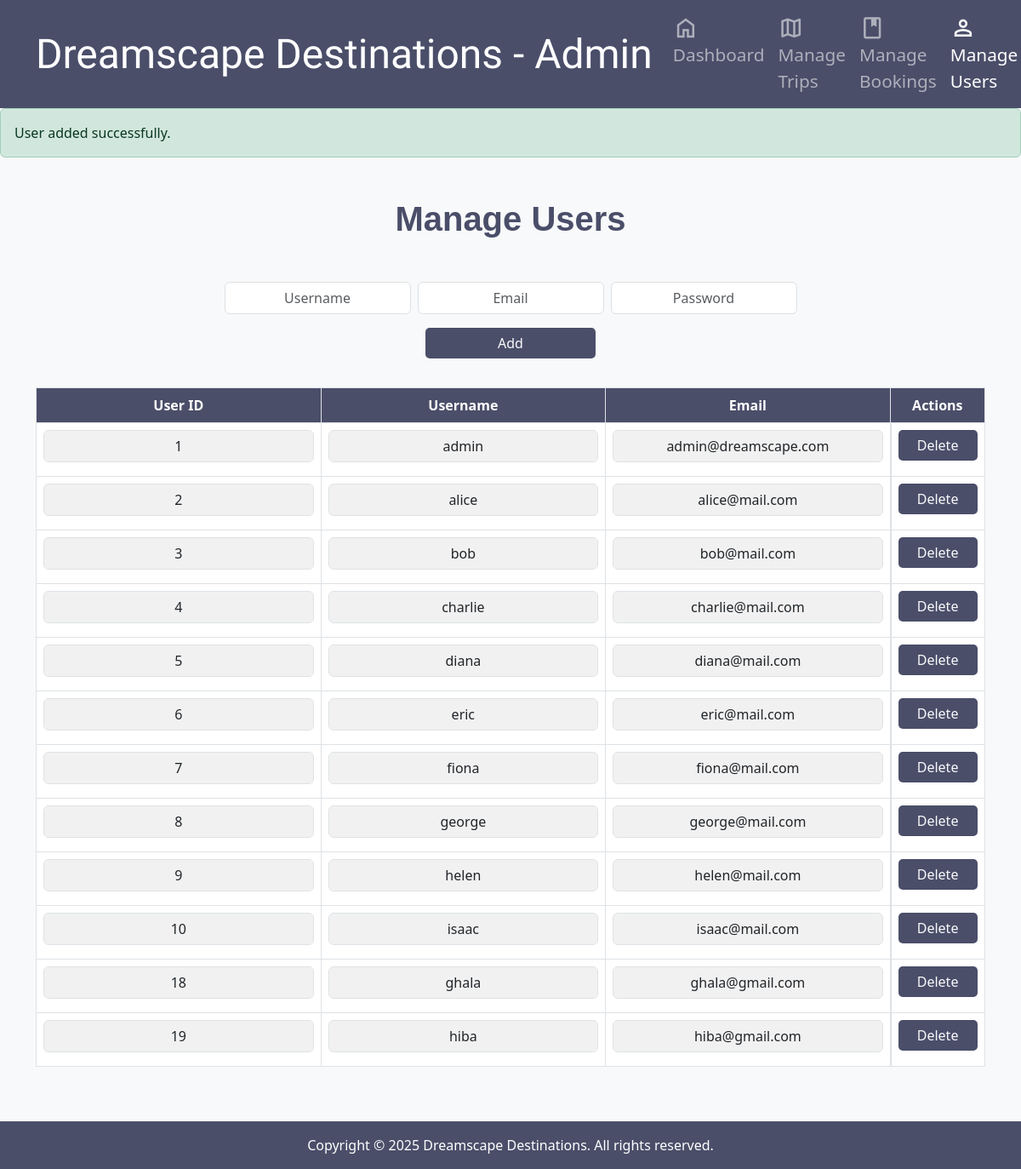
Page /manage_users.php (signed in) on the committed database.
### tables this page shows
CREATE TABLE `users` (
  `user_id` int(11) NOT NULL,
  `username` varchar(50) DEFAULT NULL,
  `password_hash` varchar(255) DEFAULT NULL,
  `email` varchar(100) DEFAULT NULL
);

### manage_users.php (the view, shortened to what this page needs)
<?php
include 'db_config.php';
$sql = "SELECT * FROM users";
$users_result = $conn->query($sql);
?>
<!DOCTYPE html>
<html lang="en">
<head>
  <link rel="stylesheet" href="styles.css">
</head>
<body>
  <nav class="navbar navbar-expand-lg navbar-dark">
    <div class="container">
      <a class="qwigley-regular navbar-brand" href="admin.php">
        Dreamscape Destinations <span>- Admin</span>
      </a>
      <div class="collapse navbar-collapse justify-content-end" id="navbarNav">
        <ul class="navbar-nav">
          <li class="nav-item">
            <a class="nav-link" href="admin.php">
              <span class="material-symbols-outlined">home</span> Dashboard
            </a>
          </li>
          <li class="nav-item">
            <a class="nav-link" href="manage_trips.php">
              <span class="material-symbols-outlined">map</span> Manage Trips
            </a>
          </li>
          <li class="nav-item">
            <a class="nav-link" href="manage_bookings.php">
              <span class="material-symbols-outlined">book</span> Manage Bookings
            </a>
          </li>
          <li class="nav-item">
            <a class="nav-link active" href="manage_users.php">
              <span class="material-symbols-outlined">person</span> Manage Users
            </a>
          </li>
        </ul>
      </div>
    </div>
  </nav>
  <?php if (isset($_SESSION['success'])): ?>
    <div class="alert alert-success" role="alert">
      <?php echo $_SESSION['success']; unset($_SESSION['success']); ?>
    </div>
  <?php endif; ?>
  <div class="container my-5">
    <h2 class="section-title">Manage Users</h2>
    <form id="addUserForm" method="post" class="mb-4 d-flex justify-content-center" onsubmit="return validateAddUserForm()">
      <div style="max-width: 900px; width: 100%; text-align: center;">
        <div class="row g-2 justify-content-center">
          <div class="col-md-3">
            <input type="text" name="username" class="form-control" placeholder="Username" required>
          </div>
          <div class="col-md-3">
            <input type="email" name="email" class="form-control" placeholder="Email" required>
          </div>
          <div class="col-md-3">
            <input type="password" name="password" class="form-control" placeholder="Password" required>
          </div>
        </div>
        <div class="d-flex justify-content-center mt-3" style="width: 100%; margin: 0 auto;">
          <button type="submit" class="btn btn-theme btn-action" style="max-width: 200px; width: 100%;">Add</button>
        </div>
      </div>
    </form>
    <div class="table-responsive">
      <table class="table table-bordered custom-table">
        <thead class="table">
          <tr>
            <th>User ID</th>
            <th>Username</th>
            <th>Email</th>
            <th>Actions</th>
          </tr>
        </thead>
        <tbody>
          <?php while ($user = $users_result->fetch_assoc()): ?>
            <tr>
              <form method="post" id="userForm<?php echo $user['user_id']; ?>">
                <td><input type="text" name="user_id" class="form-control" value="<?php echo $user['user_id']; ?>" readonly></td>
                <td><input type="text" name="username" class="form-control" value="<?php echo htmlspecialchars($user['username']); ?>" readonly></td>
                <td><input type="email" name="email" class="form-control" value="<?php echo htmlspecialchars($user['email']); ?>" readonly></td>
                <td class="action-btn">
                  <button type="button" class="btn btn-theme btn-action" data-bs-toggle="modal" data-bs-target="#deleteModal<?php echo $user['user_id']; ?>">Delete</button>
                </td>
              </form>
            </tr>
          <?php endwhile; ?>
        </tbody>
      </table>
    </div>
  </div>
  <footer class="text-center py-3">
    <p class="mb-0">Copyright &copy; 2025 Dreamscape Destinations. All rights reserved.</p>
  </footer>
</body>
</html>

### styles.css (style rules this page uses)
body { background-color: #f8f9fa; }
.card-title, .section-title, .caption { font-family: 'Trebuchet MS', sans-serif; }
.section-title { font-size: 2.5rem; font-weight: bold; text-align: center; color: #4a4e69; }
.navbar { position: sticky; top: 0; z-index: 1020; background-color: #4a4e69; }
.navbar-brand { font-weight: bold; font-size: 1.5rem; }
.nav-item { font-size: 1.3rem; }
.material-symbols-outlined { font-variation-settings: 'FILL' 0, 'wght' 400, 'GRAD' 0, 'opsz' 24; font-size: 1.9rem; vertical-align: middle; }
.qwigley-regular { font-family: "Qwigley", cursive; font-weight: 400; font-size: 3rem; }
.btn-theme { background-color: #4a4e69; color: #f8f9fa; border: none; border-radius: 5px; text-decoration: none; text-align: center; }
footer { background-color: #4a4e69; color: white; padding: 20px; }

### manage_users.php (style rules this page uses)
.section-title { margin-bottom: 50px; }
.custom-table th { background-color: #4a4e69; color: white; text-align: center; }
table.custom-table td input[readonly] { display: block; margin: 0 auto; text-align: center; }
.form-control::placeholder { text-align: center; }
.btn-action { display: block; width: 100%; margin-bottom: 10px; text-align: center; }
input[readonly] { background-color: #f1f1f1; }
.action-btn { display: flex; justify-content: center; align-items: center; }

### rows in the picture
users: user_id "1", username "admin", email "admin@dreamscape.com"
users: user_id "2", username "alice", email "alice@mail.com"
users: user_id "3", username "bob", email "bob@mail.com"
users: user_id "4", username "charlie", email "charlie@mail.com"
users: user_id "5", username "diana", email "diana@mail.com"
users: user_id "6", username "eric", email "eric@mail.com"
users: user_id "7", username "fiona", email "fiona@mail.com"
users: user_id "8", username "george", email "george@mail.com"
users: user_id "9", username "helen", email "helen@mail.com"
users: user_id "10", username "isaac", email "isaac@mail.com"
users: user_id "18", username "ghala", email "ghala@gmail.com"
users: user_id "19", username "hiba", email "hiba@gmail.com"

### other values in the picture
$_SESSION['success'] "User added successfully."
